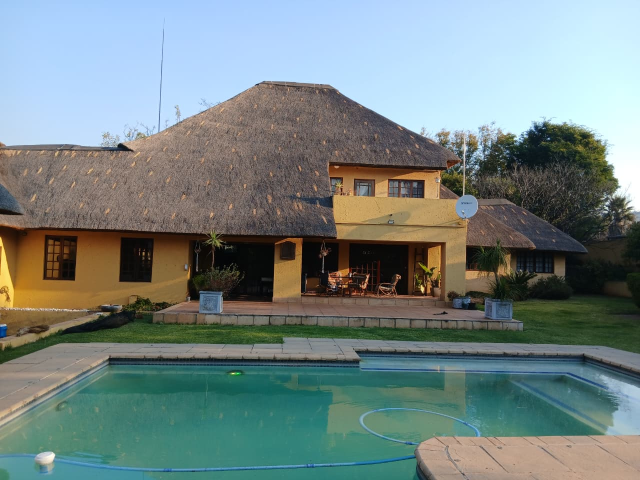
#> input picture images/originals/WhatsApp Image 2026-07-17 at 17.06.12.jpeg, 1280 x 960 px (shown at 1/2 size)
$ python build_images.py
#> lines starting #> are read from the running program, lines starting #| are printed output that depends on the picture
#!/usr/bin/env python
"""Generate optimised web images (WebP + JPEG) at 400/800/1600 widths from
originals in images/originals/. Never upscales past a photo's native width.

Run:  py build_images.py
Add a new photo: drop it in images/originals/, add a (slug, filename) line to
GALLERY below (with alt text in the site's HTML), then re-run this script.
"""
import os
from PIL import Image, ImageOps

SRC = os.path.join("images", "originals")
OUT = "images"
WIDTHS = [400, 800, 1600]
JPEG_Q = 82
WEBP_Q = 80

# slug -> original filename. Curated: finished thatch work + before/after +
# a few build-process shots. Tile-roof and phone-watermarked shots excluded.
IMAGES = {
    # hero
    "hero-house-pool":   "WhatsApp Image 2026-07-17 at 17.06.12.jpeg",
    # team
    "team":              "WhatsApp Image 2026-07-17 at 17.06.04 (1).jpeg",
    # gallery
    "lapa-after":        "WhatsApp Image 2026-07-17 at 17.06.05 (2).jpeg",
    "gazebo-after":      "WhatsApp Image 2026-07-17 at 17.06.05.jpeg",
    "lapa-before":       "WhatsApp Image 2026-07-17 at 17.06.02.jpeg",
    "braai-before":      "WhatsApp Image 2026-07-17 at 17.06.07.jpeg",
    "house-dawn":        "WhatsApp Image 2026-07-17 at 17.06.00 (1).jpeg",
    "large-lapa":        "WhatsApp Image 2026-07-17 at 17.06.06 (1).jpeg",
    "rondavel-dusk":     "WhatsApp Image 2026-07-17 at 17.06.02 (1).jpeg",
    "rounded-lapa":      "WhatsApp Image 2026-07-17 at 17.06.03.jpeg",
    "house-palm":        "WhatsApp Image 2026-07-17 at 17.06.11 (1).jpeg",
    "house-pool-2":      "WhatsApp Image 2026-07-17 at 17.06.11.jpeg",
    "house-yellow":      "WhatsApp Image 2026-07-17 at 17.06.00.jpeg",
    "chimney-detail":    "WhatsApp Image 2026-07-17 at 17.06.10.jpeg",
    "house-grand":       "WhatsApp Image 2026-07-17 at 17.06.04.jpeg",
    # process / build-in-progress
    "workers-thatching": "WhatsApp Image 2026-07-17 at 17.06.01 (1).jpeg",
    "roof-structure":    "WhatsApp Image 2026-07-17 at 17.06.01.jpeg",
    "roof-frame":        "WhatsApp Image 2026-07-17 at 17.06.09 (1).jpeg",
}


def main():
    os.makedirs(OUT, exist_ok=True)
    for slug, fname in IMAGES.items():
        path = os.path.join(SRC, fname)
        if not os.path.exists(path):
            print(f"  MISSING {fname}")
            continue
        im = ImageOps.exif_transpose(Image.open(path)).convert("RGB")
#> im is the input picture: PIL image 1280x960 RGB; mean R, G, B 116.9, 131.9, 129.9
        native = im.width
#> native = 1280
        targets = sorted({w for w in WIDTHS if w <= native} | {min(native, max(WIDTHS))})
#> targets = [400, 800, 1280]
        for w in targets:
            if w >= native:
                r = im.copy()
                w = native
            else:
                h = round(im.height * w / native)
                r = im.resize((w, h), Image.LANCZOS)
            r.save(os.path.join(OUT, f"{slug}-{w}.webp"), "WEBP", quality=WEBP_Q, method=6)
            r.save(os.path.join(OUT, f"{slug}-{w}.jpg"), "JPEG", quality=JPEG_Q,
                   optimize=True, progressive=True)
#> this loop made 3 passes
#> pass 1, in main, `r = im.resize((w, h), Image.LANCZOS)`:
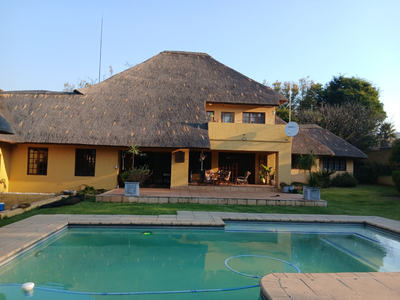
#> r: PIL image 400x300 RGB; mean R, G, B 116.9, 131.9, 129.9
        print(f"  {slug:18s} native={native}w  -> {sorted(set(targets))}")
#|   hero-house-pool    native=1280w  -> [400, 800, 1280]
#> pass 2 of the loop in main, `for slug, fname in IMAGES.items():`:
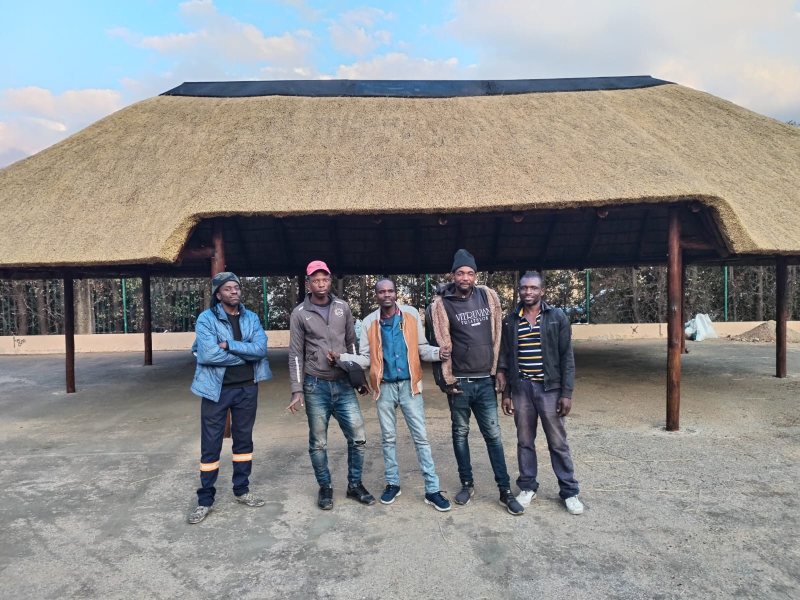
#> input picture images/originals/WhatsApp Image 2026-07-17 at 17.06.04 (1).jpeg, 1599 x 1200 px (shown at 1/2 size)
#> in main, im is the input picture: PIL image 1599x1200 RGB; mean R, G, B 141.5, 141, 140.1
#> targets = [400, 800, 1599]
#> the loop in main, `for w in targets:` made 3 passes
#> h on passes 1 to 2: 300, 600
#> pass 1, in main, `r = im.resize((w, h), Image.LANCZOS)`:
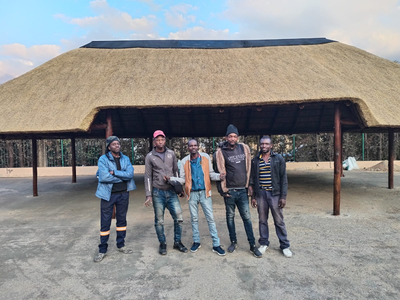
#> r: PIL image 400x300 RGB; mean R, G, B 141.5, 141, 140.1
#|   team               native=1599w  -> [400, 800, 1599]
#> pass 3 of the loop in main, `for slug, fname in IMAGES.items():`:
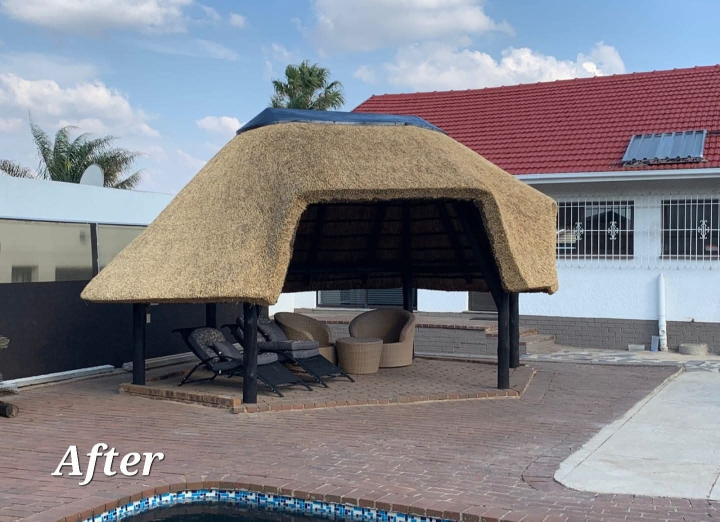
#> input picture images/originals/WhatsApp Image 2026-07-17 at 17.06.05 (2).jpeg, 1440 x 1043 px (shown at 1/2 size)
#> in main, im is the input picture: PIL image 1440x1043 RGB; mean R, G, B 130, 128.8, 134.9
#> targets = [400, 800, 1440]
#> the loop in main, `for w in targets:` made 3 passes
#> h on passes 1 to 2: 290, 579
#> pass 1, in main, `r = im.resize((w, h), Image.LANCZOS)`:
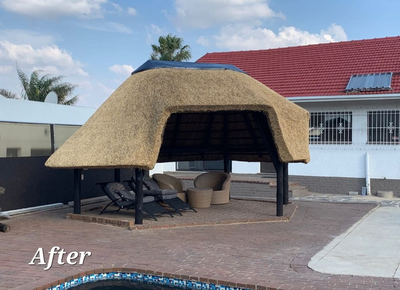
#> r: PIL image 400x290 RGB; mean R, G, B 130, 128.8, 134.9
#|   lapa-after         native=1440w  -> [400, 800, 1440]
#> the loop made 18 passes; the first 3 are shown
    print("done")


if __name__ == "__main__":
    main()
